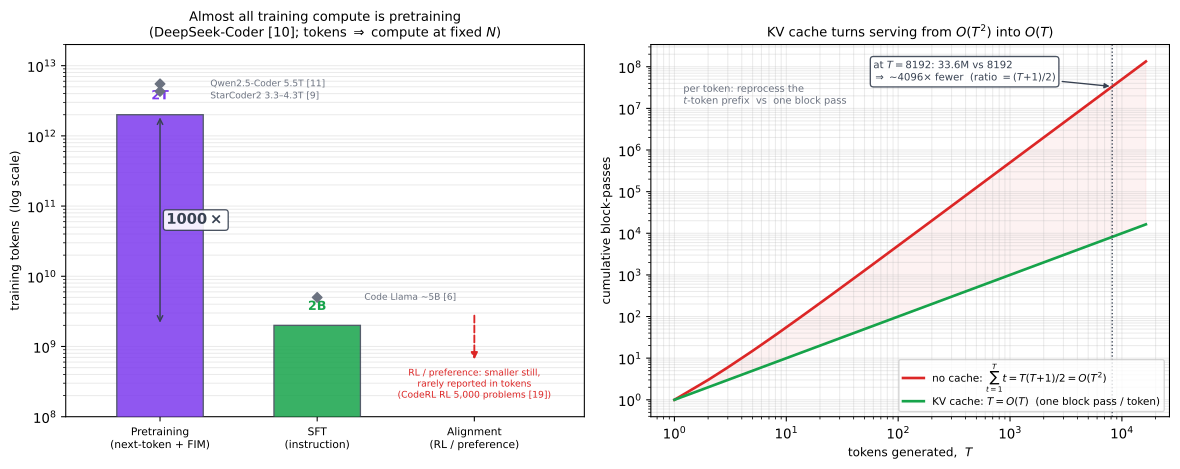

The Python source for this figure:
"""The two economics of §3.5: where training compute goes, and how serving is made cheap.

Two panels. Deterministic (fixed constants + closed-form arrays; no rng).

(left, SOURCED) Training tokens per stage, log scale. For a single model the
training compute is C ~= 6 * N * D (params x tokens), so at fixed N the
per-stage COMPUTE ratio equals the per-stage TOKEN ratio — which is why a tokens
axis reads directly as "where the compute goes." DeepSeek-Coder reports both of
its stages in tokens from one paper: pretraining (from scratch) 2 trillion tokens
vs instruction-tuning (SFT) 2 billion tokens — a 1000x gap. Faint reference dots
show the pattern is general across open code LLMs (Qwen2.5-Coder 5.5T, StarCoder2
3.3-4.3T pretraining; Code Llama ~5B instruction tokens). The third stage,
RL/preference alignment, is the honest gap: it is smaller still and rarely
reported in tokens at all (DeepSeek-Coder has no RL stage; Qwen2.5-Coder's DPO
data size is not reported). CodeRL's executable-reward RL, for instance, runs
over ~5e3 APPS train-split problems — a count of problems, not a token budget.

All token values are STATED in the cited papers (no FLOP figure is invented):
  DeepSeek-Coder [10]  pretraining 2T tokens (abstract); SFT 2B tokens (sec 3.7).
  Qwen2.5-Coder [11]   5.5T pretraining tokens (Table 1 "# Trained Tokens").
  StarCoder2    [9]    3.3-4.3T tokens (abstract).
  Code Llama    [6]    ~5B instruction-tuning tokens (sec 2.6).
  CodeRL        [19]   APPS train split = 5,000 problems (sec 4.2: 10,000 total, 50-50 train/test) for the RL stage.

(right, ANALYTICAL) Serving cost vs generation length T, counted in transformer
"block-passes" (one token passed once through the stack). Generating T tokens
WITHOUT a KV cache reprocesses the growing prefix every step: token t costs t
block-passes, so the total is sum_{t=1}^T t = T(T+1)/2 = O(T^2). WITH a KV cache
each new token costs ONE block pass (it attends to the cached keys/values of the
prefix instead of recomputing them), so the total is T = O(T). At T = 8192 that
is 33,558,528 vs 8192 block-passes, a ~4097x reduction; the ratio is (T+1)/2.
(The per-token attention-to-past term is O(t) either way; the cache removes the
prefix RECOMPUTATION, which is exactly what "one block pass rather than
reprocessing the whole prefix" names.)

Outputs:
  training-and-serving-economics.svg
  training-and-serving-economics.json
"""
import json
import pathlib

import numpy as np
import matplotlib
matplotlib.use("Agg")
import matplotlib.pyplot as plt
from matplotlib.patches import FancyArrowPatch

HERE = pathlib.Path(__file__).resolve().parent
np.seterr(divide="ignore", over="ignore", invalid="ignore")

# ---------------------------------------------------------------------------
# Panel A data (SOURCED, tokens). Values STATED in the cited papers.
# ---------------------------------------------------------------------------
DSC_PRETRAIN = 2e12     # DeepSeek-Coder pretraining, 2T tokens         [10]
DSC_SFT = 2e9           # DeepSeek-Coder instruction tuning, 2B tokens  [10]
QWEN_PRETRAIN = 5.5e12  # Qwen2.5-Coder pretraining, 5.5T tokens        [11]
SC2_PRETRAIN_HI = 4.3e12  # StarCoder2 pretraining upper bound          [9]
SC2_PRETRAIN_LO = 3.3e12  # StarCoder2 pretraining lower bound          [9]
CL_SFT = 5e9            # Code Llama instruction tuning, ~5B tokens     [6]
ratio_train = DSC_PRETRAIN / DSC_SFT   # = 1000

# ---------------------------------------------------------------------------
# Panel B data (ANALYTICAL): cumulative block-passes to generate T tokens.
# ---------------------------------------------------------------------------
T = np.arange(1, 16385)
cached = T.astype(float)                       # one block pass per new token
uncached = T * (T + 1) / 2.0                   # reprocess the t-token prefix each step
T_mark = 8192
unc_mark = T_mark * (T_mark + 1) / 2.0         # 33,558,528
cac_mark = float(T_mark)                        # 8192
ratio_serve = unc_mark / cac_mark               # = (T+1)/2 = 4096.5

data = {
    "panel_a_tokens": {
        "DeepSeek-Coder_pretraining": DSC_PRETRAIN, "DeepSeek-Coder_SFT": DSC_SFT,
        "pretrain_over_SFT_ratio": ratio_train,
        "Qwen2.5-Coder_pretraining": QWEN_PRETRAIN,
        "StarCoder2_pretraining_range": [SC2_PRETRAIN_LO, SC2_PRETRAIN_HI],
        "CodeLlama_SFT": CL_SFT,
        "alignment_note": "CodeRL RL over 5000 APPS train-split problems (problems, not tokens); DeepSeek-Coder has no RL stage; Qwen DPO data not reported",
    },
    "panel_b_blockpasses": {
        "T_mark": T_mark, "uncached_total": unc_mark, "cached_total": cac_mark,
        "ratio": ratio_serve, "ratio_formula": "(T+1)/2",
    },
}
with open(HERE / "training-and-serving-economics.json", "w") as f:
    json.dump(data, f, indent=1)

# =============================== FIGURE ====================================
PRE_C, SFT_C, ALIGN_C, REF_C, EDGE = "#7c3aed", "#16a34a", "#dc2626", "#6b7280", "#374151"
CACHE_C, NOCACHE_C = "#16a34a", "#dc2626"

fig, (ax1, ax2) = plt.subplots(1, 2, figsize=(12.4, 5.0))

# ---- Panel A: training tokens per stage (log scale, sourced) --------------
ax1.set_yscale("log")
ax1.bar(0, DSC_PRETRAIN, width=0.55, color=PRE_C, alpha=0.85, edgecolor=EDGE, zorder=3)
ax1.bar(1, DSC_SFT, width=0.55, color=SFT_C, alpha=0.85, edgecolor=EDGE, zorder=3)
ax1.text(0, DSC_PRETRAIN * 1.5, "2T", ha="center", va="bottom", fontsize=9.5, color=PRE_C, fontweight="bold")
ax1.text(1, DSC_SFT * 1.5, "2B", ha="center", va="bottom", fontsize=9.5, color=SFT_C, fontweight="bold")

# cross-model reference dots (pattern is general) — all STATED values
ax1.scatter([0, 0], [QWEN_PRETRAIN, SC2_PRETRAIN_HI], marker="D", s=26, color=REF_C, zorder=4)
ax1.annotate("Qwen2.5-Coder 5.5T [11]", (0, QWEN_PRETRAIN), xytext=(0.32, QWEN_PRETRAIN),
             fontsize=6.8, color=REF_C, va="center")
ax1.annotate("StarCoder2 3.3–4.3T [9]", (0, SC2_PRETRAIN_HI), xytext=(0.32, SC2_PRETRAIN_HI * 0.86),
             fontsize=6.8, color=REF_C, va="center")
ax1.scatter([1], [CL_SFT], marker="D", s=26, color=REF_C, zorder=4)
ax1.annotate("Code Llama ~5B [6]", (1, CL_SFT), xytext=(1.30, CL_SFT),
             fontsize=6.8, color=REF_C, va="center")

# 1000x bracket between pretraining and SFT
ax1.annotate("", xy=(0, DSC_PRETRAIN), xytext=(0, DSC_SFT),
             arrowprops=dict(arrowstyle="<->", color=EDGE, lw=1.1))
ax1.text(0.04, np.sqrt(DSC_PRETRAIN * DSC_SFT), r"$\mathbf{1000\times}$",
         fontsize=11, color=EDGE, ha="left", va="center",
         bbox=dict(boxstyle="round,pad=0.2", fc="white", ec=EDGE, alpha=0.9))

# alignment: honest annotation, NOT a token bar
ax1.annotate("", xy=(2, 6e8), xytext=(2, 3e9),
             arrowprops=dict(arrowstyle="-|>", color=ALIGN_C, lw=1.4, ls="--"))
ax1.text(2, 5e8,
         "RL / preference: smaller still,\nrarely reported in tokens\n(CodeRL RL $5{,}000$ problems [19])",
         ha="center", va="top", fontsize=6.9, color=ALIGN_C)

ax1.set_xticks([0, 1, 2])
ax1.set_xticklabels(["Pretraining\n(next-token + FIM)", "SFT\n(instruction)", "Alignment\n(RL / preference)"],
                    fontsize=8.0)
ax1.set_xlim(-0.6, 2.7)
ax1.set_ylim(1e8, 2e13)
ax1.set_ylabel("training tokens  (log scale)", fontsize=9)
ax1.set_title("Almost all training compute is pretraining\n(DeepSeek-Coder [10]; tokens $\\Rightarrow$ compute at fixed $N$)",
              fontsize=9.8)
ax1.grid(True, axis="y", alpha=0.25, which="both")

# ---- Panel B: KV-cache serving cost (analytical, log-log) -----------------
ax2.loglog(T, uncached, color=NOCACHE_C, lw=2.0,
           label=r"no cache: $\sum_{t=1}^{T} t = T(T{+}1)/2 = O(T^2)$")
ax2.loglog(T, cached, color=CACHE_C, lw=2.0,
           label=r"KV cache: $T = O(T)$  (one block pass / token)")
ax2.fill_between(T, cached, uncached, color=NOCACHE_C, alpha=0.06)
ax2.axvline(T_mark, color=EDGE, ls=":", lw=1.0)
ax2.annotate(rf"at $T={T_mark}$: {unc_mark/1e6:.1f}M vs {int(cac_mark)}" "\n"
             rf"$\Rightarrow$ ~{ratio_serve:.0f}$\times$ fewer  (ratio $=(T{{+}}1)/2$)",
             xy=(T_mark, unc_mark), xytext=(60, unc_mark * 1.4),
             fontsize=7.6, color=EDGE,
             arrowprops=dict(arrowstyle="-|>", color=EDGE, lw=1.0),
             bbox=dict(boxstyle="round,pad=0.3", fc="white", ec=EDGE, alpha=0.9))
ax2.text(1.2, 4e7, "per token: reprocess the\n$t$-token prefix  vs  one block pass",
         fontsize=7.4, color=REF_C, va="top")
ax2.set_xlabel("tokens generated,  $T$", fontsize=9)
ax2.set_ylabel("cumulative block-passes", fontsize=9)
ax2.set_title("KV cache turns serving from $O(T^2)$ into $O(T)$", fontsize=9.8)
ax2.grid(True, alpha=0.25, which="both")
ax2.legend(fontsize=7.8, loc="lower right")

fig.tight_layout()
fig.savefig(HERE / "training-and-serving-economics.svg", bbox_inches="tight")
print("wrote training-and-serving-economics.svg / .json")
print(f"  Panel A: pretrain {DSC_PRETRAIN:.0e} / SFT {DSC_SFT:.0e} = {ratio_train:.0f}x")
print(f"  Panel B: at T={T_mark}, uncached={unc_mark:.0f}, cached={cac_mark:.0f}, ratio={ratio_serve:.1f}x")
